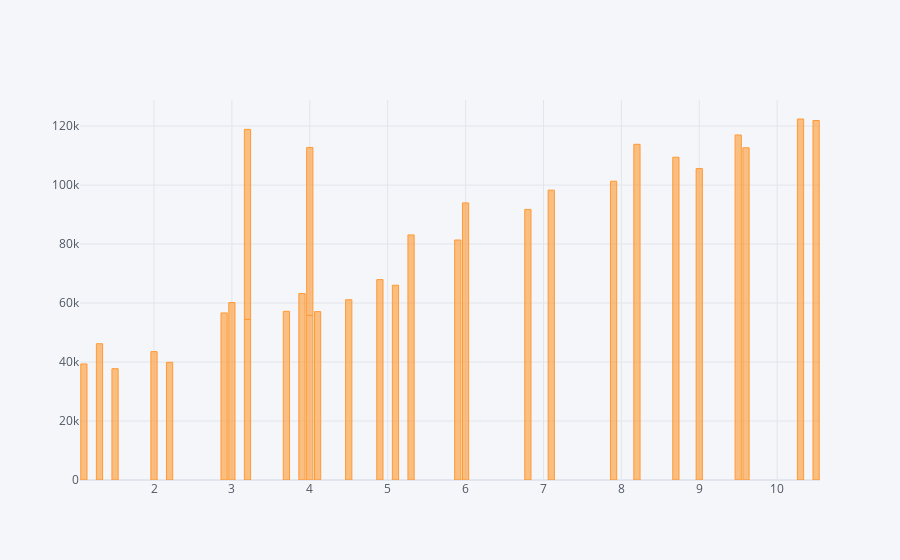

This figure's notebook cell:
### Code cell
df.iplot(x= "YearsExperience", y= "Salary", kind= "bar")

### Figure 1 — Plotly figure (JSON) as saved in the notebook; plotly's stock layout.template omitted (floating-point values rounded to 4 significant figures)
{"data": [{"marker": {"color": "rgba(255, 153, 51, 0.6)", "line": {"color": "rgba(255, 153, 51, 1.0)", "width": 1}}, "name": "Salary", "orientation": "v", "text": "", "type": "bar", "x": [1.1, 1.3, 1.5, 2, 2.2, 2.9, 3, 3.2, 3.2, 3.7, 3.9, 4, 4, 4.1, 4.5, 4.9, 5.1, 5.3, 5.9, 6, 6.8, 7.1, 7.9, 8.2, 8.7, 9, 9.5, 9.6, 10.3, 10.5], "y": [39343, 46205, 37731, 43525, 39891, 56642, 60150, 54445, 64445, 57189, 63218, 55794, 56957, 57081, 61111, 67938, 66029, 83088, 81363, 93940, 91738, 98273, 101302, 113812, 109431, 105582, 116969, 112635, 122391, 121872]}], "layout": {"legend": {"bgcolor": "#F5F6F9", "font": {"color": "#4D5663"}}, "paper_bgcolor": "#F5F6F9", "plot_bgcolor": "#F5F6F9", "title": {"font": {"color": "#4D5663"}}, "xaxis": {"gridcolor": "#E1E5ED", "showgrid": true, "tickfont": {"color": "#4D5663"}, "title": {"font": {"color": "#4D5663"}, "text": ""}, "zerolinecolor": "#E1E5ED"}, "yaxis": {"gridcolor": "#E1E5ED", "showgrid": true, "tickfont": {"color": "#4D5663"}, "title": {"font": {"color": "#4D5663"}, "text": ""}, "zerolinecolor": "#E1E5ED"}}}
